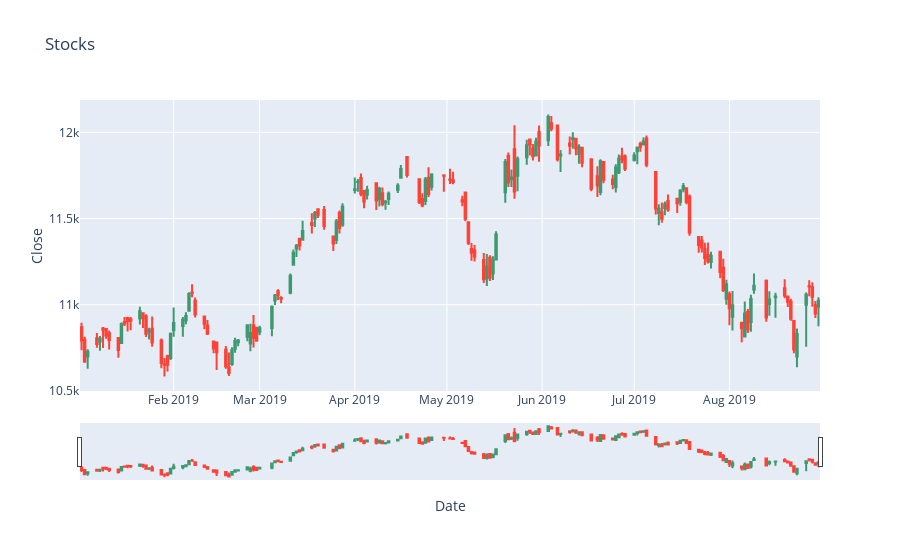

This figure's notebook cell:
### Code cell
trace = go.Candlestick(x=nifty_data.Date, 
                       open=nifty_data.Open, 
                       high=nifty_data.High, 
                       low=nifty_data.Low, 
                       close=nifty_data.Close)

data = [trace]

layout = go.Layout(title= 'Stocks',
                   hovermode= 'closest',
                   xaxis= dict(title= 'Date'),
                   yaxis=dict(title= 'Close'))

fig = go.Figure(data=data, 
                layout=layout)

offline.iplot(fig)

### Figure 1 — Plotly figure (JSON) as saved in the notebook; plotly's stock layout.template omitted (floating-point values rounded to 4 significant figures; data arrays with more than 128 entries replaced by an {"elided": "..."} marker saying what was removed)
{"data": [{"close": {"elided": "161 float values"}, "high": {"elided": "161 float values"}, "low": {"elided": "161 float values"}, "open": {"elided": "161 float values"}, "type": "candlestick", "x": {"elided": "161 str values"}}], "layout": {"hovermode": "closest", "title": {"text": "Stocks"}, "xaxis": {"title": {"text": "Date"}}, "yaxis": {"title": {"text": "Close"}}}}
